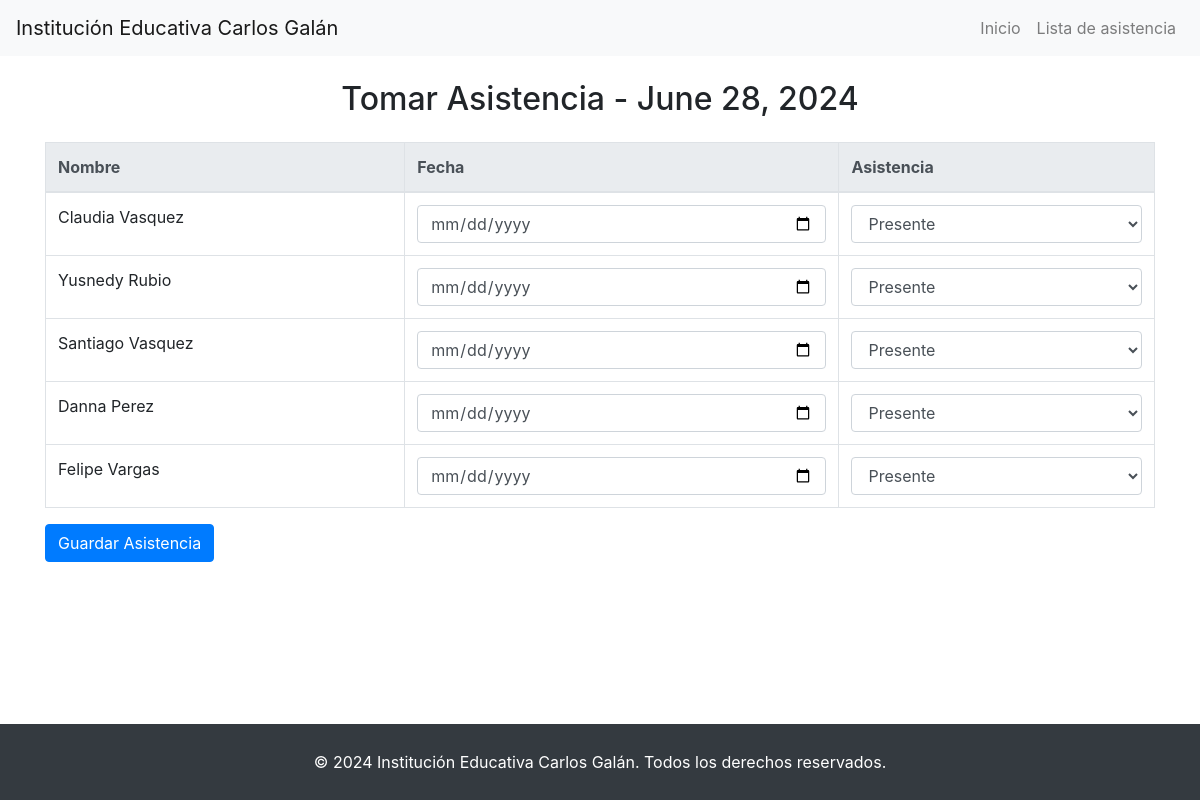
The app's page /escuela/take-attendance/ (signed in) with its own data.
### escuela/models.py (models this page shows, shortened)
class Student(models.Model):
    GENERO_CHOICES = [
        ('F', 'Femenino'),
        ('M', 'Masculino'),
        ('N', 'No aplica'),
    ]
    nombre = models.CharField(max_length=100)
    apellido = models.CharField(max_length=100)
    edad = models.IntegerField()
    no_documento = models.CharField(max_length=20)
    grado = models.CharField(max_length=50)
    genero = models.CharField(max_length=1, choices=GENERO_CHOICES)
    direccion = models.CharField(max_length=255)
    padre_familia = models.CharField(max_length=100)
    numero_padre = models.CharField(max_length=15)

### escuela/views.py (the view, shortened to what this page needs)
# urls.py: path('take-attendance/', views.take_attendance_view, name='take_attendance'),
@login_required
def take_attendance_view(request):
    students = Student.objects.all()
    today = now().date()  # Obtener la fecha actual
    context = {
        'students': students,
        'today': today
    }
    return render(request, 'take_attendance.html', context)

### escuela/templates/take_attendance.html (shortened to what this page needs)
{% load static %}
<!DOCTYPE html>
<html lang="es">
<head>
    <link rel="stylesheet" href="https://stackpath.bootstrapcdn.com/bootstrap/4.5.2/css/bootstrap.min.css">
</head>
<body>
    <header>
        <nav class="navbar navbar-expand-lg navbar-light bg-light">
            <a class="navbar-brand" href="#">Institución Educativa Carlos Galán</a>
            <div class="collapse navbar-collapse" id="navbarNav">
                <ul class="navbar-nav ml-auto">
                    <li class="nav-item">
                        <a class="nav-link" href="{% url 'home' %}">Inicio</a>
                    </li>
                    <li class="nav-item">
                        <a class="nav-link" href="{% url 'view_attendance' %}">Lista de asistencia</a>
                    </li>
                </ul>
            </div>
        </nav>
    </header>
    <div class="container mt-4">
        <h2 class="text-center mb-4">Tomar Asistencia - {{ today }}</h2>
        <form method="post">
            <table class="table table-bordered">
                <thead class="thead-light">
                    <tr>
                        <th scope="col">Nombre</th>
                        <th scope="col">Fecha</th>
                        <th scope="col">Asistencia</th>
                    </tr>
                </thead>
                <tbody>
                    {% for student in students %}
                    <tr>
                        <td>{{ student.nombre }} {{ student.apellido }}</td>
                        <td><input type="date" name="date_{{ student.id }}" class="form-control" value="{{ today }}"></td>
                        <td>
                            <select name="asistencia_{{ student.id }}" class="form-control">
                                <option value="Presente">Presente</option>
                            </select>
                        </td>
                    </tr>
                    {% endfor %}
                </tbody>
            </table>
            <button type="submit" class="btn btn-primary">Guardar Asistencia</button>
        </form>
    </div>
    <footer class="bg-dark text-center">
        <div class="text-white py-3">
            © 2024 Institución Educativa Carlos Galán. Todos los derechos reservados.
        </div>
    </footer>
</body>
</html>

### escuela/templates/take_attendance.html (style rules this page uses)
body { display: flex; flex-direction: column; min-height: 100vh; }
footer { margin-top: auto; background-color: #f8f9fa; padding: 10px 0; text-align: center; color: white; }

### records on screen
Student: nombre "Claudia", apellido "Vasquez", id "Presente"
Student: nombre "Yusnedy", apellido "Rubio", id "Presente"
Student: nombre "Santiago", apellido "Vasquez", id "Presente"
Student: nombre "Danna", apellido "Perez", id "Presente"
Student: nombre "Felipe", apellido "Vargas", id "Presente"

### other values on screen
{{ today }} "June 28, 2024"
